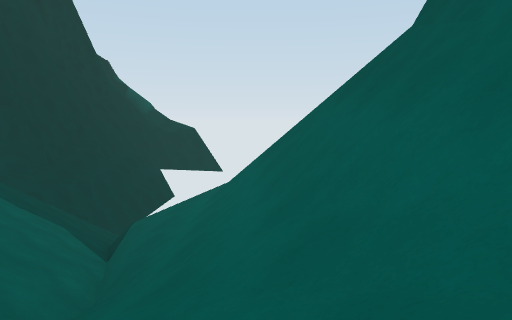
view 1 (above)

12 first-person views from a walk through a 3-D level made in the Unity game engine. The camera is 1.4 m above the floor, tilts 6° down and sees 70° across. The floor is counted in squares, 2 m on a side. Each view is taken from the middle of a square. On the plan, view 1 faces up. The plan holds only what a view shows up to about 11 squares ahead; the rest is blank. The place goes on beyond the plan. The player character is not drawn. Some animated figures are not drawn.

view 2
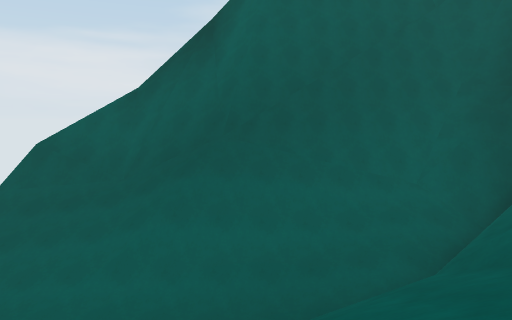

view 3
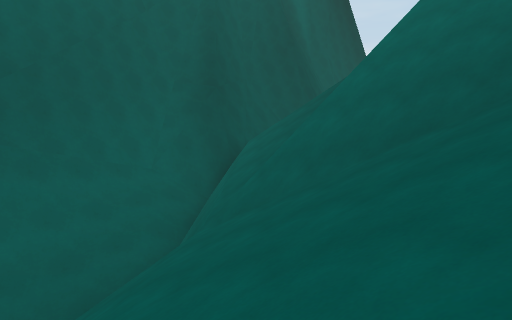

view 4
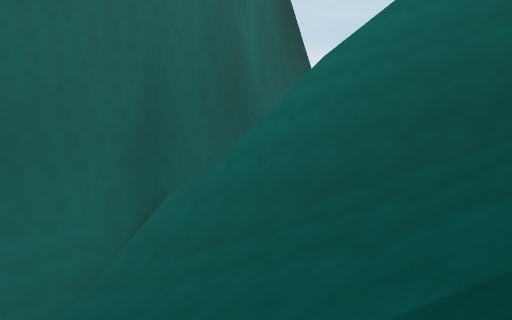

view 5
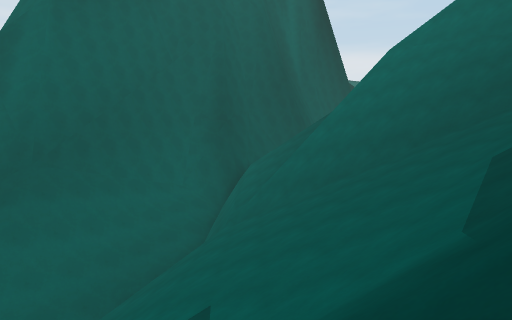

view 6
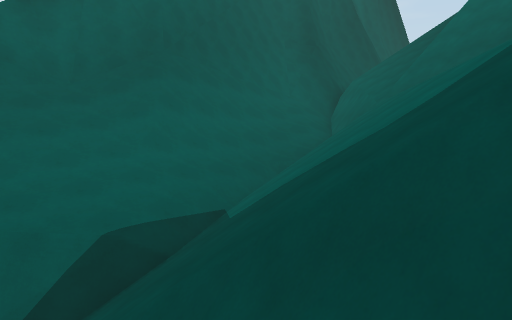

view 7
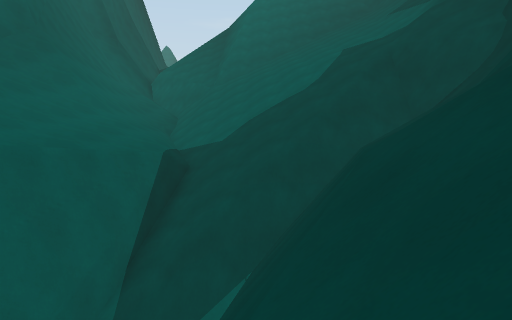

view 8
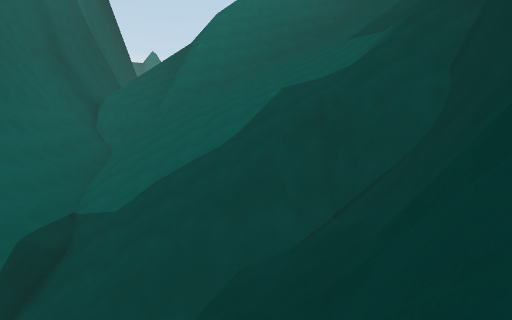

view 9
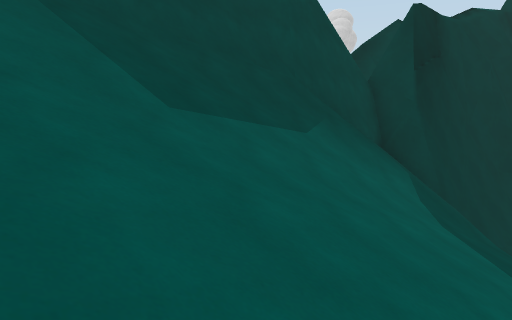

view 10
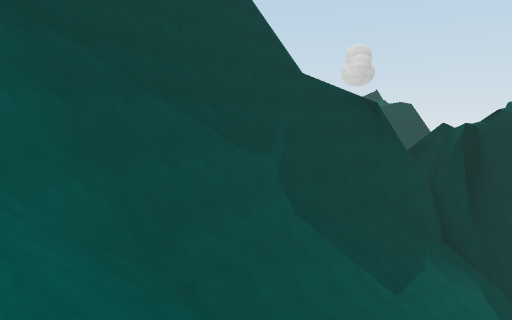

view 11
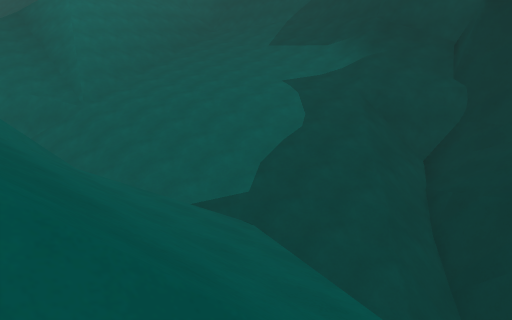

view 12
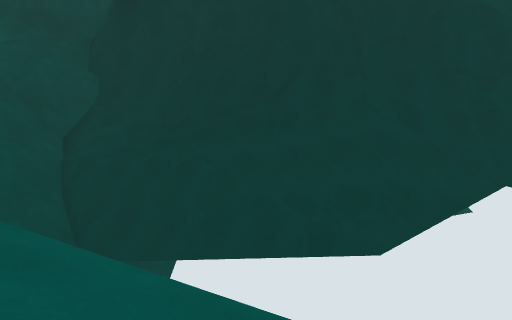

### Floor plan
Key: @ floor where view 1 was taken; # wall or solid block; / step, stairs or slope; = window, fence, low wall or low ledge; ^ raised ledge; v drop or lower ground.
Columns run from 13 left of view 1 to 4 right of it. Each row starts with its distance up from view 1.
 20        ##
 19       ##/
 18       #//
 17       #//
 16      ##//
 15      #//vv   v//
 14      #//     //
 13     ##/      //
 12     #//##//#v//
 11    ##//#///#///#
 10  ####/=///#////##
  9  #//#/////=////##/
  8  #/////////////##v
  7  #/////////////###
  6  #/////////////##
  5 ^=/////////////#
  4 ^=/////////////##
  3 ^//////////////##
  2 ^#/////////////^
  1  #/////////#///^
  0  #/////////##@/#
 -1  ##///////v ####
 -2  ##//////vv= ##
 -3  ##//////v
 -4   ####///
 -5     ####/

Where each view was taken, in squares from view 1:
view 1: 0 up, 0 right, facing up
view 2: 4 up, 8 left, facing right
view 3: 5 up, 8 left, facing down-right
view 4: 4 up, 11 left, facing down-right
view 5: 8 up, 11 left, facing down-right
view 6: 11 up, 8 left, facing down-right
view 7: 17 up, 5 left, facing down
view 8: 15 up, 7 left, facing down
view 9: 1 up, 7 left, facing up-left
view 10: 4 down, 7 left, facing up-left
view 11: 13 up, 1 right, facing down-left
view 12: 15 up, 2 right, facing left
